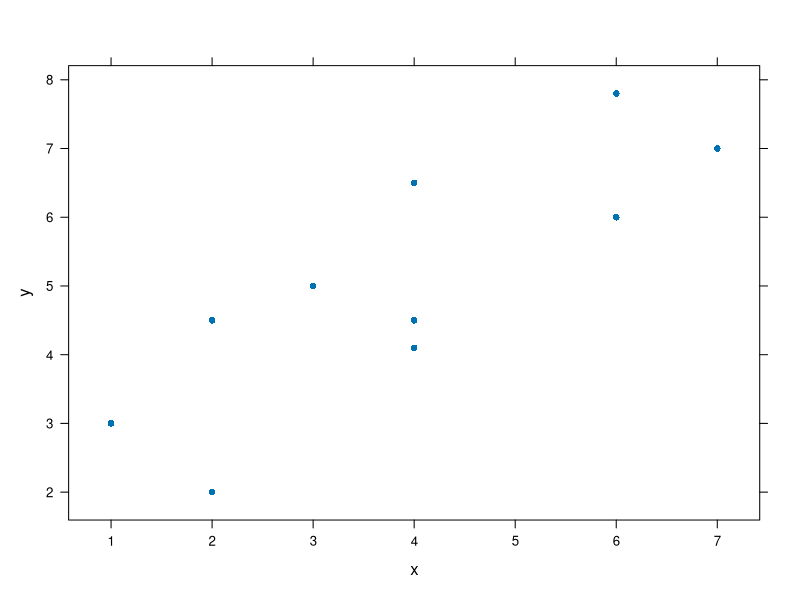
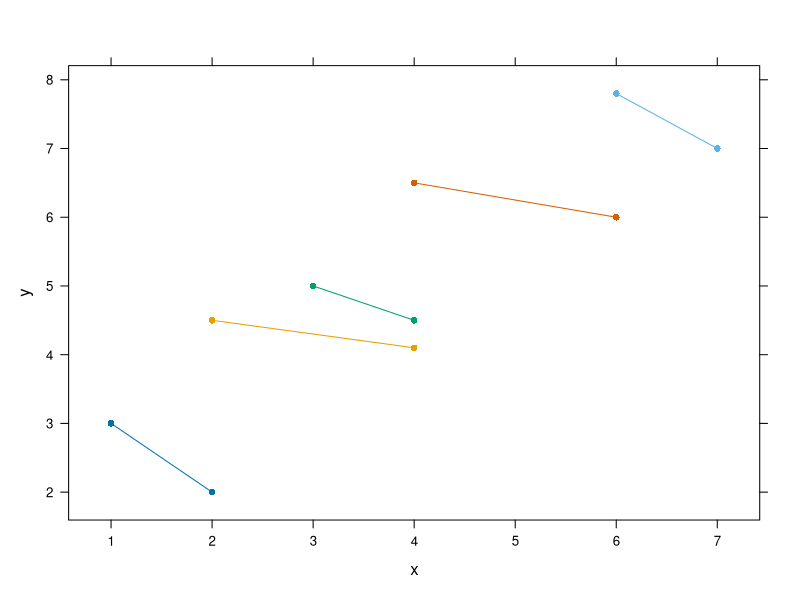
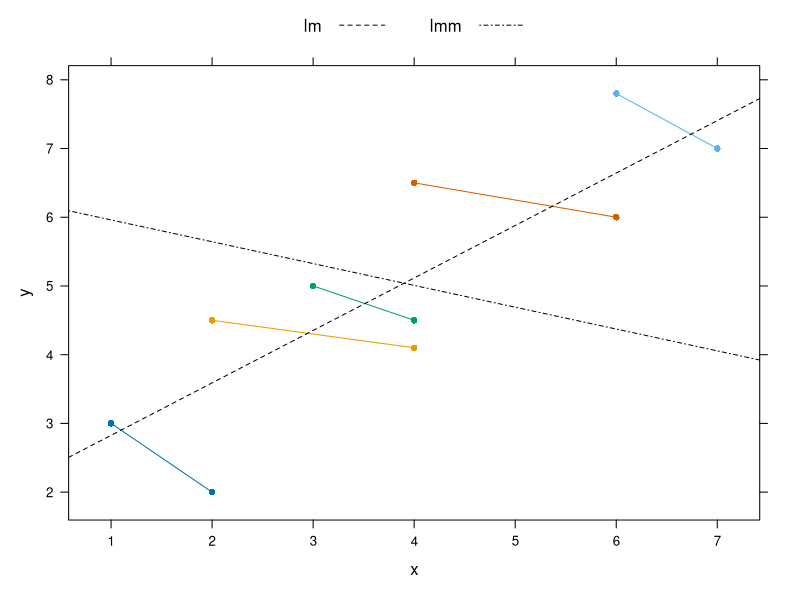

Reproduce these figures in R, in order.

library(lattice)
library(lme4)

setwd("C:/Users/numbach/Nextcloud/Documents/teaching/regression/05_repeated_measures/figures/")

dat <- data.frame(subj=factor(rep(1:5, each=2)),
                  x = c(1, 2, 2, 4, 3, 4, 4, 6, 6, 7),
                  y = c(3, 2, 4.5, 4.1, 5, 4.5, 6.5, 6, 7.8, 7)
                  )

lm1 <- lm(y ~ x, dat)

pdf("simp_lm.pdf", height=4.5, width=4.5)
xyplot(y ~ x, dat, pch=16, key=list(space="top", columns=2,
       text=list(c("", ""))))
dev.off()


pdf("simp_lme.pdf", height=4.5, width=4.5)
xyplot(y ~ x, dat, groups=subj, pch=16, key=list(space="top", columns=2,
       text=list(c("", ""))), type="b")
dev.off()


lme1 <- lmer(y ~ x + (1 | subj), dat)

pdf("simp_lme_pre.pdf", height=4.5, width=4.5)

xyplot(y ~ x, dat, groups=subj, type="b", pch=16,
       panel = function(...) {
         panel.xyplot(...)
         panel.abline(lm1, lty=2)
         panel.abline(fixef(lme1), lty=4)
       },
       key=list(space="top", columns=2, text=list(c("lm", "lmm")),
                lines=list(lty=c(2, 4)))
)

dev.off()

## But is this sensible??

dat$time <- 0:1

lm2 <- lm(y ~ x + time, dat)
lme2 <- lmer(y ~ x + time + (1 | subj), dat)

